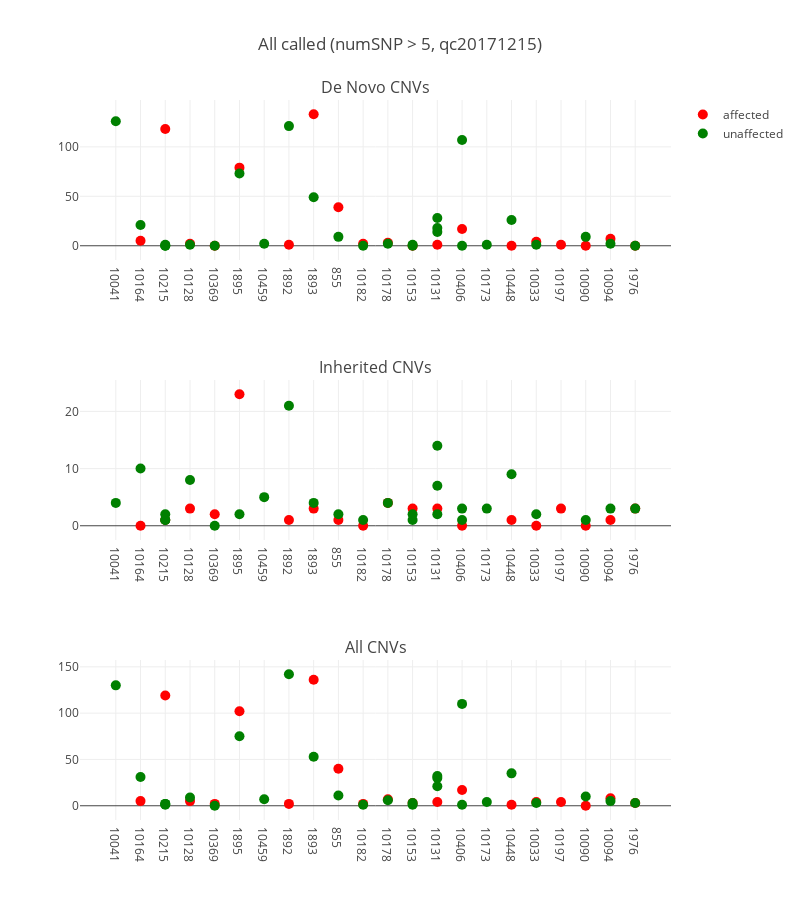
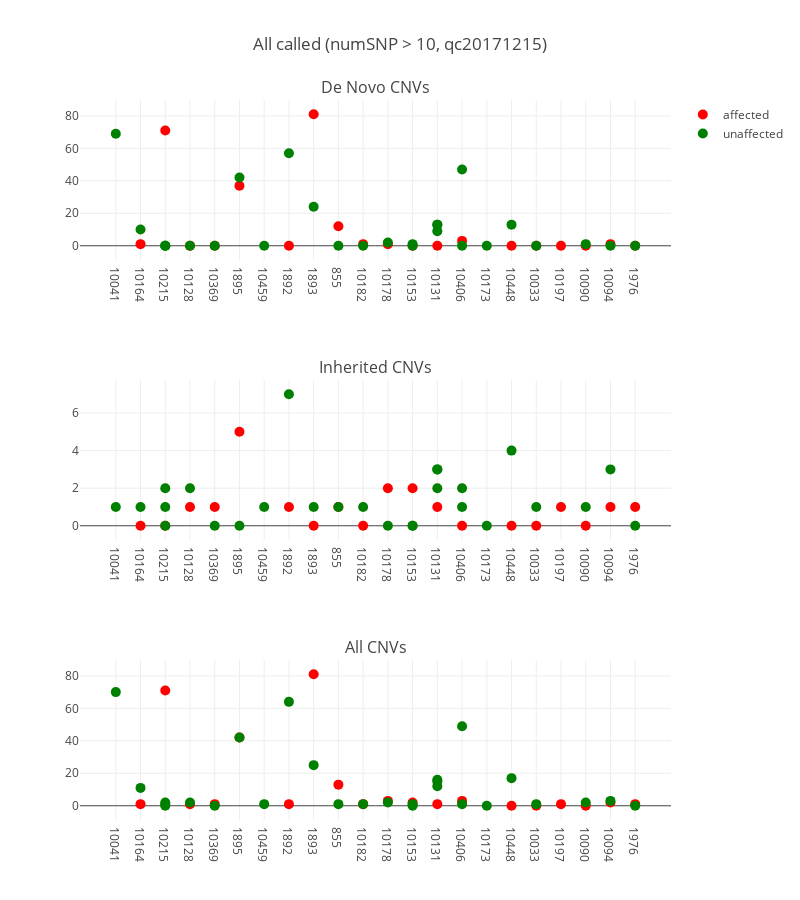
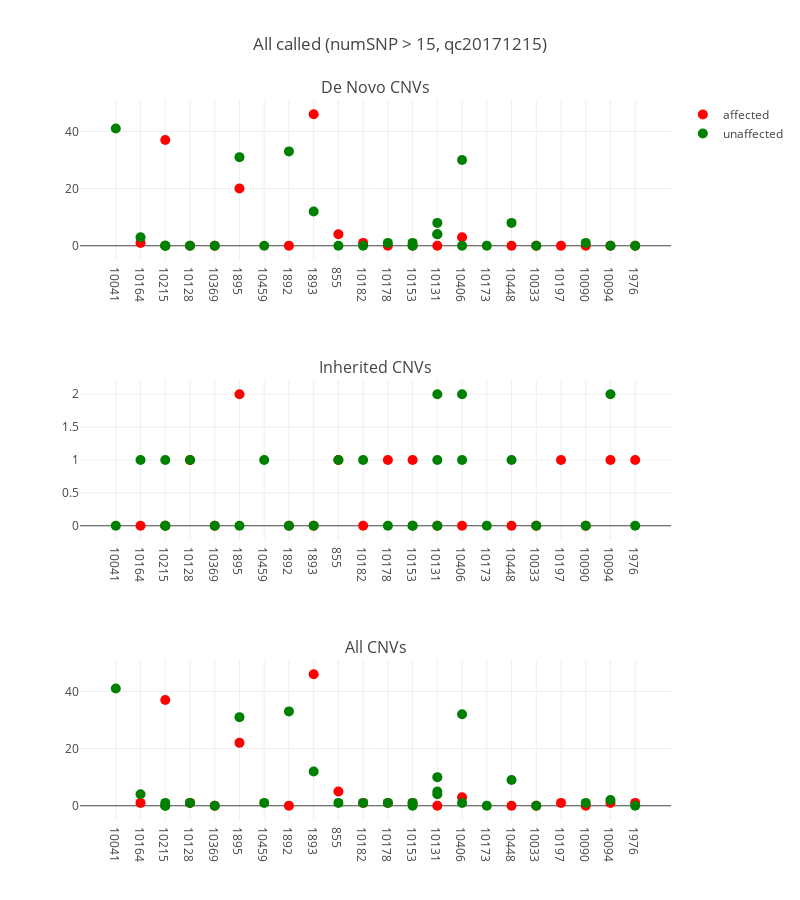

The cell these charts' notebook holds for them, in order:
### Code cell
for i in [5, 10, 15]:
    plot_cnvs('/data/sudregp/cnv/penncnv/results/' + 
              'summary_called_nsnpBT%d_qc20171215.csv' % i,
              'All called (numSNP > %d, qc20171215)' % i)

### Figure 1 — Plotly figure (JSON) as saved in the notebook; plotly's stock layout.template omitted (floating-point values rounded to 4 significant figures)
{"data": [{"hoverinfo": "text+y", "marker": {"color": "red", "size": 10}, "mode": "markers", "name": "affected", "showlegend": true, "text": ["CLIA_400122", "CLIA_400125", "CLIA_400153", "CCGO_800980", "CLIA_400132", "CLIA_400134", "CLIA_400163", "CLIA_400216", "CLIA_400121", "CLIA_400131", "CLIA_400128", "CLIA_400140", "CLIA_400178", "CLIA_400205", "CLIA_400127", "CLIA_400129", "CLIA_400123", "CLIA_400130", "CLIA_400204"], "type": "scatter", "x": [1, 2, 3, 4, 5, 7, 8, 9, 10, 11, 12, 13, 14, 16, 17, 18, 19, 20, 21], "xaxis": "x1", "y": [5, 118, 2, 0, 79, 1, 133, 39, 2, 3, 0, 1, 17, 0, 4, 1, 0, 7, 0], "yaxis": "y1"}, {"hoverinfo": "text+y", "hovertext": ["CLIA_400155", "CLIA_400135", "CLIA_400191", "CLIA_400189", "CLIA_400193", "CLIA_400152", "CCGO_800979", "CLIA_400158", "CLIA_400209", "CLIA_400175", "CLIA_400162", "CLIA_400133", "CLIA_400170", "CLIA_400159", "CLIA_400210", "CLIA_400212", "CLIA_400138", "CLIA_400139", "CLIA_400142", "CLIA_400179", "CLIA_400180", "CLIA_400148", "CLIA_400200", "CLIA_400166", "CLIA_400195", "CLIA_400144", "CLIA_400201"], "marker": {"color": "green", "size": 10}, "mode": "markers", "name": "unaffected", "showlegend": true, "type": "scatter", "x": [0, 1, 2, 2, 2, 3, 4, 5, 6, 7, 8, 9, 10, 11, 12, 12, 13, 13, 13, 14, 14, 15, 16, 17, 19, 20, 21], "xaxis": "x1", "y": [126, 21, 1, 0, 0, 1, 0, 73, 2, 121, 49, 9, 0, 2, 1, 0, 28, 14, 18, 107, 0, 1, 26, 1, 9, 2, 0], "yaxis": "y1"}, {"hoverinfo": "text+y", "marker": {"color": "red", "size": 10}, "mode": "markers", "name": "affected", "showlegend": false, "text": ["CLIA_400122", "CLIA_400125", "CLIA_400153", "CCGO_800980", "CLIA_400132", "CLIA_400134", "CLIA_400163", "CLIA_400216", "CLIA_400121", "CLIA_400131", "CLIA_400128", "CLIA_400140", "CLIA_400178", "CLIA_400205", "CLIA_400127", "CLIA_400129", "CLIA_400123", "CLIA_400130", "CLIA_400204"], "type": "scatter", "x": [1, 2, 3, 4, 5, 7, 8, 9, 10, 11, 12, 13, 14, 16, 17, 18, 19, 20, 21], "xaxis": "x2", "y": [0, 1, 3, 2, 23, 1, 3, 1, 0, 4, 3, 3, 0, 1, 0, 3, 0, 1, 3], "yaxis": "y2"}, {"hoverinfo": "text+y", "hovertext": ["CLIA_400155", "CLIA_400135", "CLIA_400191", "CLIA_400189", "CLIA_400193", "CLIA_400152", "CCGO_800979", "CLIA_400158", "CLIA_400209", "CLIA_400175", "CLIA_400162", "CLIA_400133", "CLIA_400170", "CLIA_400159", "CLIA_400210", "CLIA_400212", "CLIA_400138", "CLIA_400139", "CLIA_400142", "CLIA_400179", "CLIA_400180", "CLIA_400148", "CLIA_400200", "CLIA_400166", "CLIA_400195", "CLIA_400144", "CLIA_400201"], "marker": {"color": "green", "size": 10}, "mode": "markers", "name": "unaffected", "showlegend": false, "type": "scatter", "x": [0, 1, 2, 2, 2, 3, 4, 5, 6, 7, 8, 9, 10, 11, 12, 12, 13, 13, 13, 14, 14, 15, 16, 17, 19, 20, 21], "xaxis": "x2", "y": [4, 10, 1, 2, 1, 8, 0, 2, 5, 21, 4, 2, 1, 4, 2, 1, 2, 7, 14, 3, 1, 3, 9, 2, 1, 3, 3], "yaxis": "y2"}, {"hoverinfo": "text+y", "marker": {"color": "red", "size": 10}, "mode": "markers", "name": "affected", "showlegend": false, "text": ["CLIA_400122", "CLIA_400125", "CLIA_400153", "CCGO_800980", "CLIA_400132", "CLIA_400134", "CLIA_400163", "CLIA_400216", "CLIA_400121", "CLIA_400131", "CLIA_400128", "CLIA_400140", "CLIA_400178", "CLIA_400205", "CLIA_400127", "CLIA_400129", "CLIA_400123", "CLIA_400130", "CLIA_400204"], "type": "scatter", "x": [1, 2, 3, 4, 5, 7, 8, 9, 10, 11, 12, 13, 14, 16, 17, 18, 19, 20, 21], "xaxis": "x3", "y": [5, 119, 5, 2, 102, 2, 136, 40, 2, 7, 3, 4, 17, 1, 4, 4, 0, 8, 3], "yaxis": "y3"}, {"hoverinfo": "text+y", "hovertext": ["CLIA_400155", "CLIA_400135", "CLIA_400191", "CLIA_400189", "CLIA_400193", "CLIA_400152", "CCGO_800979", "CLIA_400158", "CLIA_400209", "CLIA_400175", "CLIA_400162", "CLIA_400133", "CLIA_400170", "CLIA_400159", "CLIA_400210", "CLIA_400212", "CLIA_400138", "CLIA_400139", "CLIA_400142", "CLIA_400179", "CLIA_400180", "CLIA_400148", "CLIA_400200", "CLIA_400166", "CLIA_400195", "CLIA_400144", "CLIA_400201"], "marker": {"color": "green", "size": 10}, "mode": "markers", "name": "unaffected", "showlegend": false, "type": "scatter", "x": [0, 1, 2, 2, 2, 3, 4, 5, 6, 7, 8, 9, 10, 11, 12, 12, 13, 13, 13, 14, 14, 15, 16, 17, 19, 20, 21], "xaxis": "x3", "y": [130, 31, 2, 2, 1, 9, 0, 75, 7, 142, 53, 11, 1, 6, 3, 1, 30, 21, 32, 110, 1, 4, 35, 3, 10, 5, 3], "yaxis": "y3"}], "layout": {"annotations": [{"font": {"size": 16}, "showarrow": false, "text": "De Novo CNVs", "x": 0.5, "xanchor": "center", "xref": "paper", "y": 1, "yanchor": "bottom", "yref": "paper"}, {"font": {"size": 16}, "showarrow": false, "text": "Inherited CNVs", "x": 0.5, "xanchor": "center", "xref": "paper", "y": 0.6111, "yanchor": "bottom", "yref": "paper"}, {"font": {"size": 16}, "showarrow": false, "text": "All CNVs", "x": 0.5, "xanchor": "center", "xref": "paper", "y": 0.2222, "yanchor": "bottom", "yref": "paper"}], "height": 900, "hovermode": "closest", "title": "All called (numSNP > 5, qc20171215)", "width": 800, "xaxis1": {"anchor": "y1", "domain": [0, 1], "ticktext": ["10041", "10164", "10215", "10128", "10369", "1895", "10459", "1892", "1893", "855", "10182", "10178", "10153", "10131", "10406", "10173", "10448", "10033", "10197", "10090", "10094", "1976"], "tickvals": [0, 1, 2, 3, 4, 5, 6, 7, 8, 9, 10, 11, 12, 13, 14, 15, 16, 17, 18, 19, 20, 21], "zeroline": false}, "xaxis2": {"anchor": "y2", "domain": [0, 1], "ticktext": ["10041", "10164", "10215", "10128", "10369", "1895", "10459", "1892", "1893", "855", "10182", "10178", "10153", "10131", "10406", "10173", "10448", "10033", "10197", "10090", "10094", "1976"], "tickvals": [0, 1, 2, 3, 4, 5, 6, 7, 8, 9, 10, 11, 12, 13, 14, 15, 16, 17, 18, 19, 20, 21], "zeroline": false}, "xaxis3": {"anchor": "y3", "domain": [0, 1], "ticktext": ["10041", "10164", "10215", "10128", "10369", "1895", "10459", "1892", "1893", "855", "10182", "10178", "10153", "10131", "10406", "10173", "10448", "10033", "10197", "10090", "10094", "1976"], "tickvals": [0, 1, 2, 3, 4, 5, 6, 7, 8, 9, 10, 11, 12, 13, 14, 15, 16, 17, 18, 19, 20, 21], "zeroline": false}, "yaxis1": {"anchor": "x1", "domain": [0.7778, 1]}, "yaxis2": {"anchor": "x2", "domain": [0.3889, 0.6111]}, "yaxis3": {"anchor": "x3", "domain": [0, 0.2222]}}}

### Figure 2 — Plotly figure (JSON) as saved in the notebook; plotly's stock layout.template omitted (floating-point values rounded to 4 significant figures)
{"data": [{"hoverinfo": "text+y", "marker": {"color": "red", "size": 10}, "mode": "markers", "name": "affected", "showlegend": true, "text": ["CLIA_400122", "CLIA_400125", "CLIA_400153", "CCGO_800980", "CLIA_400132", "CLIA_400134", "CLIA_400163", "CLIA_400216", "CLIA_400121", "CLIA_400131", "CLIA_400128", "CLIA_400140", "CLIA_400178", "CLIA_400205", "CLIA_400127", "CLIA_400129", "CLIA_400123", "CLIA_400130", "CLIA_400204"], "type": "scatter", "x": [1, 2, 3, 4, 5, 7, 8, 9, 10, 11, 12, 13, 14, 16, 17, 18, 19, 20, 21], "xaxis": "x1", "y": [1, 71, 0, 0, 37, 0, 81, 12, 1, 1, 0, 0, 3, 0, 0, 0, 0, 1, 0], "yaxis": "y1"}, {"hoverinfo": "text+y", "hovertext": ["CLIA_400155", "CLIA_400135", "CLIA_400191", "CLIA_400189", "CLIA_400193", "CLIA_400152", "CCGO_800979", "CLIA_400158", "CLIA_400209", "CLIA_400175", "CLIA_400162", "CLIA_400133", "CLIA_400170", "CLIA_400159", "CLIA_400210", "CLIA_400212", "CLIA_400138", "CLIA_400139", "CLIA_400142", "CLIA_400179", "CLIA_400180", "CLIA_400148", "CLIA_400200", "CLIA_400166", "CLIA_400195", "CLIA_400144", "CLIA_400201"], "marker": {"color": "green", "size": 10}, "mode": "markers", "name": "unaffected", "showlegend": true, "type": "scatter", "x": [0, 1, 2, 2, 2, 3, 4, 5, 6, 7, 8, 9, 10, 11, 12, 12, 13, 13, 13, 14, 14, 15, 16, 17, 19, 20, 21], "xaxis": "x1", "y": [69, 10, 0, 0, 0, 0, 0, 42, 0, 57, 24, 0, 0, 2, 1, 0, 13, 9, 13, 47, 0, 0, 13, 0, 1, 0, 0], "yaxis": "y1"}, {"hoverinfo": "text+y", "marker": {"color": "red", "size": 10}, "mode": "markers", "name": "affected", "showlegend": false, "text": ["CLIA_400122", "CLIA_400125", "CLIA_400153", "CCGO_800980", "CLIA_400132", "CLIA_400134", "CLIA_400163", "CLIA_400216", "CLIA_400121", "CLIA_400131", "CLIA_400128", "CLIA_400140", "CLIA_400178", "CLIA_400205", "CLIA_400127", "CLIA_400129", "CLIA_400123", "CLIA_400130", "CLIA_400204"], "type": "scatter", "x": [1, 2, 3, 4, 5, 7, 8, 9, 10, 11, 12, 13, 14, 16, 17, 18, 19, 20, 21], "xaxis": "x2", "y": [0, 0, 1, 1, 5, 1, 0, 1, 0, 2, 2, 1, 0, 0, 0, 1, 0, 1, 1], "yaxis": "y2"}, {"hoverinfo": "text+y", "hovertext": ["CLIA_400155", "CLIA_400135", "CLIA_400191", "CLIA_400189", "CLIA_400193", "CLIA_400152", "CCGO_800979", "CLIA_400158", "CLIA_400209", "CLIA_400175", "CLIA_400162", "CLIA_400133", "CLIA_400170", "CLIA_400159", "CLIA_400210", "CLIA_400212", "CLIA_400138", "CLIA_400139", "CLIA_400142", "CLIA_400179", "CLIA_400180", "CLIA_400148", "CLIA_400200", "CLIA_400166", "CLIA_400195", "CLIA_400144", "CLIA_400201"], "marker": {"color": "green", "size": 10}, "mode": "markers", "name": "unaffected", "showlegend": false, "type": "scatter", "x": [0, 1, 2, 2, 2, 3, 4, 5, 6, 7, 8, 9, 10, 11, 12, 12, 13, 13, 13, 14, 14, 15, 16, 17, 19, 20, 21], "xaxis": "x2", "y": [1, 1, 0, 2, 1, 2, 0, 0, 1, 7, 1, 1, 1, 0, 0, 0, 2, 3, 3, 2, 1, 0, 4, 1, 1, 3, 0], "yaxis": "y2"}, {"hoverinfo": "text+y", "marker": {"color": "red", "size": 10}, "mode": "markers", "name": "affected", "showlegend": false, "text": ["CLIA_400122", "CLIA_400125", "CLIA_400153", "CCGO_800980", "CLIA_400132", "CLIA_400134", "CLIA_400163", "CLIA_400216", "CLIA_400121", "CLIA_400131", "CLIA_400128", "CLIA_400140", "CLIA_400178", "CLIA_400205", "CLIA_400127", "CLIA_400129", "CLIA_400123", "CLIA_400130", "CLIA_400204"], "type": "scatter", "x": [1, 2, 3, 4, 5, 7, 8, 9, 10, 11, 12, 13, 14, 16, 17, 18, 19, 20, 21], "xaxis": "x3", "y": [1, 71, 1, 1, 42, 1, 81, 13, 1, 3, 2, 1, 3, 0, 0, 1, 0, 2, 1], "yaxis": "y3"}, {"hoverinfo": "text+y", "hovertext": ["CLIA_400155", "CLIA_400135", "CLIA_400191", "CLIA_400189", "CLIA_400193", "CLIA_400152", "CCGO_800979", "CLIA_400158", "CLIA_400209", "CLIA_400175", "CLIA_400162", "CLIA_400133", "CLIA_400170", "CLIA_400159", "CLIA_400210", "CLIA_400212", "CLIA_400138", "CLIA_400139", "CLIA_400142", "CLIA_400179", "CLIA_400180", "CLIA_400148", "CLIA_400200", "CLIA_400166", "CLIA_400195", "CLIA_400144", "CLIA_400201"], "marker": {"color": "green", "size": 10}, "mode": "markers", "name": "unaffected", "showlegend": false, "type": "scatter", "x": [0, 1, 2, 2, 2, 3, 4, 5, 6, 7, 8, 9, 10, 11, 12, 12, 13, 13, 13, 14, 14, 15, 16, 17, 19, 20, 21], "xaxis": "x3", "y": [70, 11, 0, 2, 1, 2, 0, 42, 1, 64, 25, 1, 1, 2, 1, 0, 15, 12, 16, 49, 1, 0, 17, 1, 2, 3, 0], "yaxis": "y3"}], "layout": {"annotations": [{"font": {"size": 16}, "showarrow": false, "text": "De Novo CNVs", "x": 0.5, "xanchor": "center", "xref": "paper", "y": 1, "yanchor": "bottom", "yref": "paper"}, {"font": {"size": 16}, "showarrow": false, "text": "Inherited CNVs", "x": 0.5, "xanchor": "center", "xref": "paper", "y": 0.6111, "yanchor": "bottom", "yref": "paper"}, {"font": {"size": 16}, "showarrow": false, "text": "All CNVs", "x": 0.5, "xanchor": "center", "xref": "paper", "y": 0.2222, "yanchor": "bottom", "yref": "paper"}], "height": 900, "hovermode": "closest", "title": "All called (numSNP > 10, qc20171215)", "width": 800, "xaxis1": {"anchor": "y1", "domain": [0, 1], "ticktext": ["10041", "10164", "10215", "10128", "10369", "1895", "10459", "1892", "1893", "855", "10182", "10178", "10153", "10131", "10406", "10173", "10448", "10033", "10197", "10090", "10094", "1976"], "tickvals": [0, 1, 2, 3, 4, 5, 6, 7, 8, 9, 10, 11, 12, 13, 14, 15, 16, 17, 18, 19, 20, 21], "zeroline": false}, "xaxis2": {"anchor": "y2", "domain": [0, 1], "ticktext": ["10041", "10164", "10215", "10128", "10369", "1895", "10459", "1892", "1893", "855", "10182", "10178", "10153", "10131", "10406", "10173", "10448", "10033", "10197", "10090", "10094", "1976"], "tickvals": [0, 1, 2, 3, 4, 5, 6, 7, 8, 9, 10, 11, 12, 13, 14, 15, 16, 17, 18, 19, 20, 21], "zeroline": false}, "xaxis3": {"anchor": "y3", "domain": [0, 1], "ticktext": ["10041", "10164", "10215", "10128", "10369", "1895", "10459", "1892", "1893", "855", "10182", "10178", "10153", "10131", "10406", "10173", "10448", "10033", "10197", "10090", "10094", "1976"], "tickvals": [0, 1, 2, 3, 4, 5, 6, 7, 8, 9, 10, 11, 12, 13, 14, 15, 16, 17, 18, 19, 20, 21], "zeroline": false}, "yaxis1": {"anchor": "x1", "domain": [0.7778, 1]}, "yaxis2": {"anchor": "x2", "domain": [0.3889, 0.6111]}, "yaxis3": {"anchor": "x3", "domain": [0, 0.2222]}}}

### Figure 3 — Plotly figure (JSON) as saved in the notebook; plotly's stock layout.template omitted (floating-point values rounded to 4 significant figures)
{"data": [{"hoverinfo": "text+y", "marker": {"color": "red", "size": 10}, "mode": "markers", "name": "affected", "showlegend": true, "text": ["CLIA_400122", "CLIA_400125", "CLIA_400153", "CCGO_800980", "CLIA_400132", "CLIA_400134", "CLIA_400163", "CLIA_400216", "CLIA_400121", "CLIA_400131", "CLIA_400128", "CLIA_400140", "CLIA_400178", "CLIA_400205", "CLIA_400127", "CLIA_400129", "CLIA_400123", "CLIA_400130", "CLIA_400204"], "type": "scatter", "x": [1, 2, 3, 4, 5, 7, 8, 9, 10, 11, 12, 13, 14, 16, 17, 18, 19, 20, 21], "xaxis": "x1", "y": [1, 37, 0, 0, 20, 0, 46, 4, 1, 0, 0, 0, 3, 0, 0, 0, 0, 0, 0], "yaxis": "y1"}, {"hoverinfo": "text+y", "hovertext": ["CLIA_400155", "CLIA_400135", "CLIA_400191", "CLIA_400189", "CLIA_400193", "CLIA_400152", "CCGO_800979", "CLIA_400158", "CLIA_400209", "CLIA_400175", "CLIA_400162", "CLIA_400133", "CLIA_400170", "CLIA_400159", "CLIA_400210", "CLIA_400212", "CLIA_400138", "CLIA_400139", "CLIA_400142", "CLIA_400179", "CLIA_400180", "CLIA_400148", "CLIA_400200", "CLIA_400166", "CLIA_400195", "CLIA_400144", "CLIA_400201"], "marker": {"color": "green", "size": 10}, "mode": "markers", "name": "unaffected", "showlegend": true, "type": "scatter", "x": [0, 1, 2, 2, 2, 3, 4, 5, 6, 7, 8, 9, 10, 11, 12, 12, 13, 13, 13, 14, 14, 15, 16, 17, 19, 20, 21], "xaxis": "x1", "y": [41, 3, 0, 0, 0, 0, 0, 31, 0, 33, 12, 0, 0, 1, 1, 0, 4, 4, 8, 30, 0, 0, 8, 0, 1, 0, 0], "yaxis": "y1"}, {"hoverinfo": "text+y", "marker": {"color": "red", "size": 10}, "mode": "markers", "name": "affected", "showlegend": false, "text": ["CLIA_400122", "CLIA_400125", "CLIA_400153", "CCGO_800980", "CLIA_400132", "CLIA_400134", "CLIA_400163", "CLIA_400216", "CLIA_400121", "CLIA_400131", "CLIA_400128", "CLIA_400140", "CLIA_400178", "CLIA_400205", "CLIA_400127", "CLIA_400129", "CLIA_400123", "CLIA_400130", "CLIA_400204"], "type": "scatter", "x": [1, 2, 3, 4, 5, 7, 8, 9, 10, 11, 12, 13, 14, 16, 17, 18, 19, 20, 21], "xaxis": "x2", "y": [0, 0, 1, 0, 2, 0, 0, 1, 0, 1, 1, 0, 0, 0, 0, 1, 0, 1, 1], "yaxis": "y2"}, {"hoverinfo": "text+y", "hovertext": ["CLIA_400155", "CLIA_400135", "CLIA_400191", "CLIA_400189", "CLIA_400193", "CLIA_400152", "CCGO_800979", "CLIA_400158", "CLIA_400209", "CLIA_400175", "CLIA_400162", "CLIA_400133", "CLIA_400170", "CLIA_400159", "CLIA_400210", "CLIA_400212", "CLIA_400138", "CLIA_400139", "CLIA_400142", "CLIA_400179", "CLIA_400180", "CLIA_400148", "CLIA_400200", "CLIA_400166", "CLIA_400195", "CLIA_400144", "CLIA_400201"], "marker": {"color": "green", "size": 10}, "mode": "markers", "name": "unaffected", "showlegend": false, "type": "scatter", "x": [0, 1, 2, 2, 2, 3, 4, 5, 6, 7, 8, 9, 10, 11, 12, 12, 13, 13, 13, 14, 14, 15, 16, 17, 19, 20, 21], "xaxis": "x2", "y": [0, 1, 0, 1, 0, 1, 0, 0, 1, 0, 0, 1, 1, 0, 0, 0, 0, 1, 2, 2, 1, 0, 1, 0, 0, 2, 0], "yaxis": "y2"}, {"hoverinfo": "text+y", "marker": {"color": "red", "size": 10}, "mode": "markers", "name": "affected", "showlegend": false, "text": ["CLIA_400122", "CLIA_400125", "CLIA_400153", "CCGO_800980", "CLIA_400132", "CLIA_400134", "CLIA_400163", "CLIA_400216", "CLIA_400121", "CLIA_400131", "CLIA_400128", "CLIA_400140", "CLIA_400178", "CLIA_400205", "CLIA_400127", "CLIA_400129", "CLIA_400123", "CLIA_400130", "CLIA_400204"], "type": "scatter", "x": [1, 2, 3, 4, 5, 7, 8, 9, 10, 11, 12, 13, 14, 16, 17, 18, 19, 20, 21], "xaxis": "x3", "y": [1, 37, 1, 0, 22, 0, 46, 5, 1, 1, 1, 0, 3, 0, 0, 1, 0, 1, 1], "yaxis": "y3"}, {"hoverinfo": "text+y", "hovertext": ["CLIA_400155", "CLIA_400135", "CLIA_400191", "CLIA_400189", "CLIA_400193", "CLIA_400152", "CCGO_800979", "CLIA_400158", "CLIA_400209", "CLIA_400175", "CLIA_400162", "CLIA_400133", "CLIA_400170", "CLIA_400159", "CLIA_400210", "CLIA_400212", "CLIA_400138", "CLIA_400139", "CLIA_400142", "CLIA_400179", "CLIA_400180", "CLIA_400148", "CLIA_400200", "CLIA_400166", "CLIA_400195", "CLIA_400144", "CLIA_400201"], "marker": {"color": "green", "size": 10}, "mode": "markers", "name": "unaffected", "showlegend": false, "type": "scatter", "x": [0, 1, 2, 2, 2, 3, 4, 5, 6, 7, 8, 9, 10, 11, 12, 12, 13, 13, 13, 14, 14, 15, 16, 17, 19, 20, 21], "xaxis": "x3", "y": [41, 4, 0, 1, 0, 1, 0, 31, 1, 33, 12, 1, 1, 1, 1, 0, 4, 5, 10, 32, 1, 0, 9, 0, 1, 2, 0], "yaxis": "y3"}], "layout": {"annotations": [{"font": {"size": 16}, "showarrow": false, "text": "De Novo CNVs", "x": 0.5, "xanchor": "center", "xref": "paper", "y": 1, "yanchor": "bottom", "yref": "paper"}, {"font": {"size": 16}, "showarrow": false, "text": "Inherited CNVs", "x": 0.5, "xanchor": "center", "xref": "paper", "y": 0.6111, "yanchor": "bottom", "yref": "paper"}, {"font": {"size": 16}, "showarrow": false, "text": "All CNVs", "x": 0.5, "xanchor": "center", "xref": "paper", "y": 0.2222, "yanchor": "bottom", "yref": "paper"}], "height": 900, "hovermode": "closest", "title": "All called (numSNP > 15, qc20171215)", "width": 800, "xaxis1": {"anchor": "y1", "domain": [0, 1], "ticktext": ["10041", "10164", "10215", "10128", "10369", "1895", "10459", "1892", "1893", "855", "10182", "10178", "10153", "10131", "10406", "10173", "10448", "10033", "10197", "10090", "10094", "1976"], "tickvals": [0, 1, 2, 3, 4, 5, 6, 7, 8, 9, 10, 11, 12, 13, 14, 15, 16, 17, 18, 19, 20, 21], "zeroline": false}, "xaxis2": {"anchor": "y2", "domain": [0, 1], "ticktext": ["10041", "10164", "10215", "10128", "10369", "1895", "10459", "1892", "1893", "855", "10182", "10178", "10153", "10131", "10406", "10173", "10448", "10033", "10197", "10090", "10094", "1976"], "tickvals": [0, 1, 2, 3, 4, 5, 6, 7, 8, 9, 10, 11, 12, 13, 14, 15, 16, 17, 18, 19, 20, 21], "zeroline": false}, "xaxis3": {"anchor": "y3", "domain": [0, 1], "ticktext": ["10041", "10164", "10215", "10128", "10369", "1895", "10459", "1892", "1893", "855", "10182", "10178", "10153", "10131", "10406", "10173", "10448", "10033", "10197", "10090", "10094", "1976"], "tickvals": [0, 1, 2, 3, 4, 5, 6, 7, 8, 9, 10, 11, 12, 13, 14, 15, 16, 17, 18, 19, 20, 21], "zeroline": false}, "yaxis1": {"anchor": "x1", "domain": [0.7778, 1]}, "yaxis2": {"anchor": "x2", "domain": [0.3889, 0.6111]}, "yaxis3": {"anchor": "x3", "domain": [0, 0.2222]}}}
